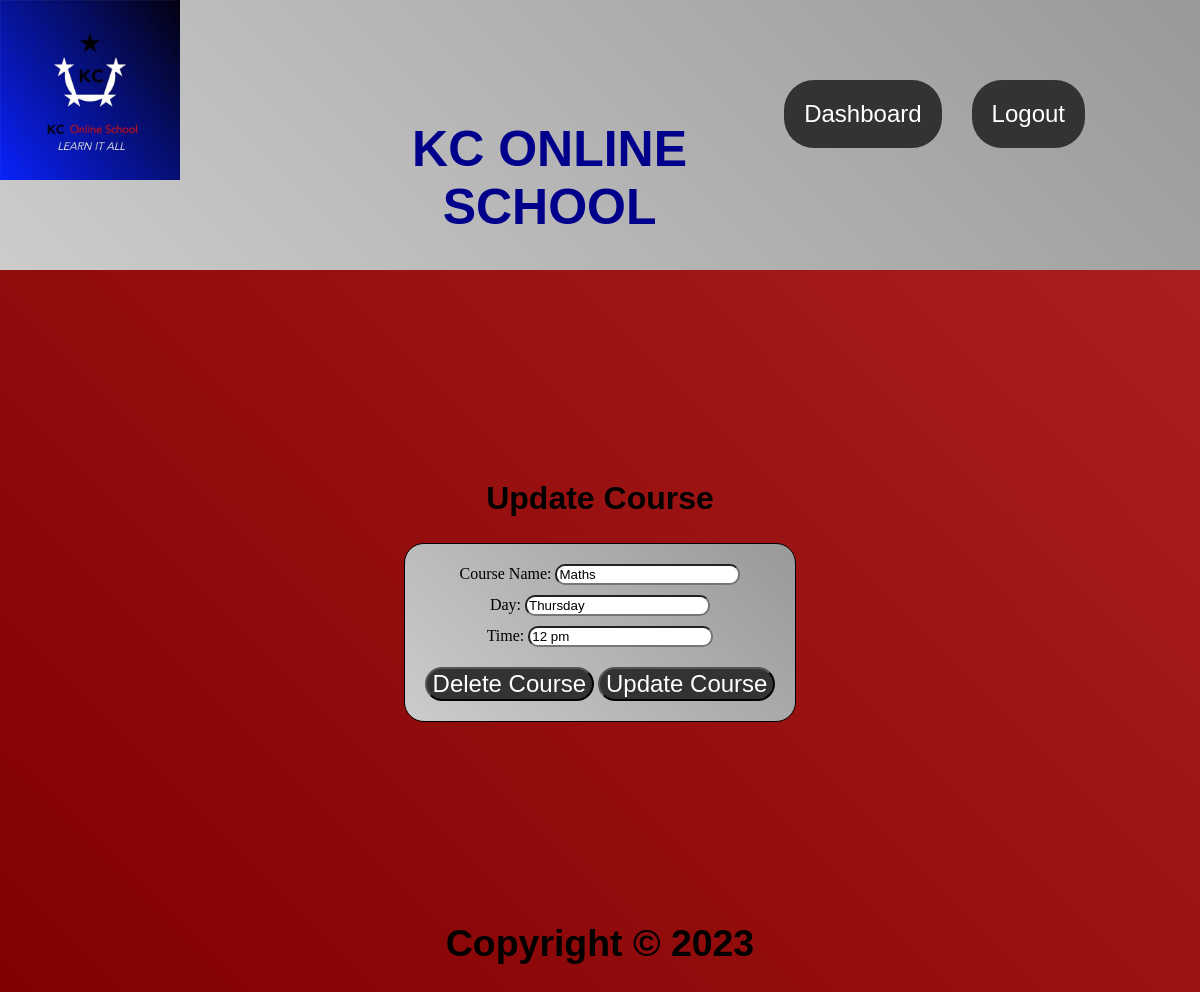
Page /edit_course/4 (signed in) on the committed database.
### models.py (models this page shows)
class Course(db.Model):
    __tablename__ = 'courses'
    id = db.Column(db.Integer, primary_key=True)
    course_name = db.Column(db.String(255), nullable=False, unique=True)
    day = db.Column(db.String(50), nullable=False)
    time = db.Column(db.String(50), nullable=False)
    created_at = db.Column(db.DateTime, default=datetime.utcnow)
    user_id = db.Column(db.Integer, db.ForeignKey('user.id'))
    user = db.relationship('User', back_populates='courses')

### app.py (the view, shortened to what this page needs)
@app.route('/edit_course/<int:course_id>', methods=['GET', 'POST'])
@login_required
def edit_course(course_id):
    course = Course.query.get(course_id)
    return render_template('edit_course.html', course=course)

### app.py (called while the page is built)
@login_manager.user_loader
def load_user(user_id):
    return db.session.query(User).get(int(user_id))

### templates/edit_course.html (shortened to what this page needs)
{% extends 'base.html' %}
{% block content %}
  <div class="content-container">
    <h2 class="form-hd">{{ 'Update Course' if course else 'Delete Course' }}</h2>
    <form class="form-to-table" method="POST" action="{{ url_for('edit_course', course_id=course.id) }}">
        <label for="course_name">Course Name:</label>
        <input type="text" name="course_name" value="{{ course.course_name }}" required><br>
        <label for="day">Day:</label>
        <input type="text" name="day" value="{{ course.day }}" required><br>
        <label for="time">Time:</label>
        <input class="bottom-input" type="text" name="time" value="{{ course.time }}" required><br>
        <button class="activation-button" type="submit" name="delete">Delete Course</button>
        <button class="activation-button" type="submit">Update Course</button>
    </form>
  </div>
{% endblock %}

### static/css/style.css (style rules this page uses)
* { box-sizing: border-box; }
body { background: linear-gradient(45deg, #800000, #B22222); color: #CCCCCC; font-family: Arial, Helvetica, sans-serif; display: flex; flex-direction: column; min-height: 100vh; margin: 0; }
button { cursor: pointer; }
.activation-forms input, button { border-radius: 30px; font-size: xx-large; text-align: center; }
.activation-button { background-color: #333; color: white; font-size: x-large; }
input { margin-bottom: 10px; }
.bottom-input { margin-bottom: 20px; }
.content-container { display: flex; flex-direction: column; align-items: center; text-align: center; margin-top: 20px; }
.form-to-table { font-family: Georgia, 'Times New Roman', Times, serif; border: 1px solid black; border-radius: 20px; margin: 0; padding: 20px; background: linear-gradient(45deg, #CCCCCC, #999999); color: black; }
.form-to-table input { border-radius: 10px; }
.form-hd { margin-top: 190px; }
h1, h2 { font-weight: bold; font-size: xx-large; color: black; }

### rows in the picture
Course: course_name "Maths", day "Thursday", time "12 pm"

### other values in the picture
{{ 'Update Course' if course else 'Delete Course' }} "Update Course"
